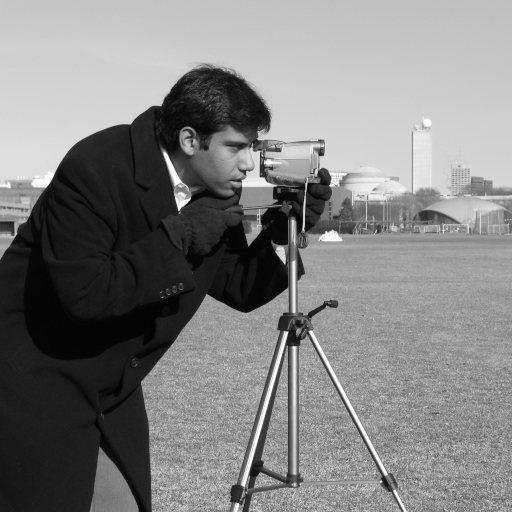
#> input picture skimage.data.camera(), 512 x 512 px
$ python dip_ch04.py
#> lines starting #> are read from the running program, lines starting #| are printed output that depends on the picture; after the words box and inside, x2 and y2 are one past the last pixel; in counts of white or black regions, pixels touching at a corner belong together
"""Figures for DIP Chapter 4 - Filtering in the Frequency Domain.

Run:  .venv/bin/python scripts/figures/dip_ch04.py
Writes PNGs to src/assets/dip/ch04/ only. All inputs are skimage.data images
or synthetic arrays.
"""
from pathlib import Path

import matplotlib

matplotlib.use("Agg")
import matplotlib.pyplot as plt
import numpy as np
from PIL import Image
from skimage import color, data, img_as_float, transform

OUT = Path(__file__).resolve().parents[2] / "src" / "assets" / "dip" / "ch04"
OUT.mkdir(parents=True, exist_ok=True)
plt.rcParams.update({"font.size": 11, "figure.facecolor": "white", "savefig.facecolor": "white"})
DPI = 150


def save(fig, name, gray=False):
    path = OUT / name
    fig.savefig(path, dpi=DPI, bbox_inches="tight")
    plt.close(fig)
    if path.stat().st_size > 700 * 1024:  # keep PNGs small: adaptive 256-colour palette
        im = Image.open(path).convert("RGB")
        if gray:
            im.convert("L").save(path, optimize=True)
            return
        im.quantize(colors=256, method=Image.Quantize.MEDIANCUT).save(path, optimize=True)
    print(f"wrote {path} ({path.stat().st_size / 1024:.0f} KB)")


def log_spectrum(f):
    F = np.fft.fftshift(np.fft.fft2(f))
    return np.log1p(np.abs(F))


def dist_grid(P, Q):
    u = np.arange(P) - P // 2
    v = np.arange(Q) - Q // 2
    V, U = np.meshgrid(v, u)
    return np.sqrt(U**2 + V**2)


def freq_filter(f, H):
    """Centered filter H (same size as f); no padding (used where noted)."""
    F = np.fft.fftshift(np.fft.fft2(f))
    return np.real(np.fft.ifft2(np.fft.ifftshift(F * H)))


def freq_filter_padded(f, Hfun):
    """Full textbook procedure: pad to 2M x 2N, centre, multiply, invert, crop."""
    M, N = f.shape
    P, Q = 2 * M, 2 * N
    fp = np.pad(f, ((0, P - M), (0, Q - N)), mode="reflect")
    F = np.fft.fftshift(np.fft.fft2(fp))
    H = Hfun(dist_grid(P, Q))
    g = np.real(np.fft.ifft2(np.fft.ifftshift(F * H)))
    return g[:M, :N]


camera = img_as_float(data.camera())  # 512 x 512
astro = img_as_float(color.rgb2gray(data.astronaut()))  # 512 x 512
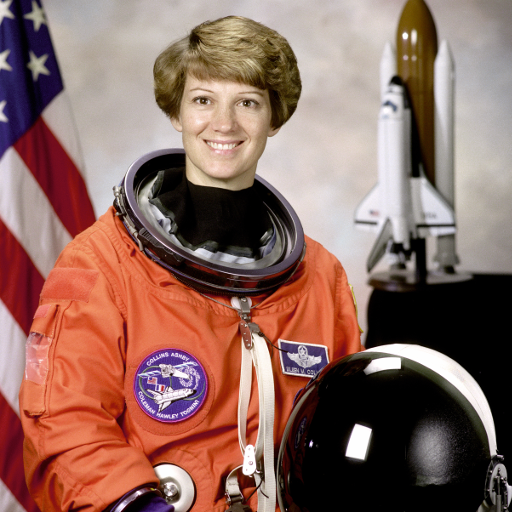
#> input picture skimage.data.astronaut(), 512 x 512 px


# ---------------------------------------------------------------- 1. spectra
def fig_spectra():
    n = 256
    y, x = np.mgrid[0:n, 0:n]
    rect = np.zeros((n, n))
    rect[118:138, 108:148] = 1.0
    rot = transform.rotate(rect, 30, order=0)
    grating = 0.5 + 0.5 * np.cos(2 * np.pi * (x * 8 / n + y * 4 / n))
    gauss = np.exp(-((x - n / 2) ** 2 + (y - n / 2) ** 2) / (2 * 12.0**2))
    shifted = np.roll(np.roll(rect, 60, axis=0), -70, axis=1)
    pats = [("Rectangle", rect), ("Shifted rectangle", shifted), ("Rotated 30 deg", rot),
            ("Cosine grating", grating), ("Gaussian blob", gauss)]
    fig, ax = plt.subplots(2, 5, figsize=(10.5, 4.6))
    for k, (title, p) in enumerate(pats):
        ax[0, k].imshow(p, cmap="gray")
        ax[0, k].set_title(title, fontsize=10)
        S = log_spectrum(p)
        if title == "Cosine grating":  # three isolated spikes: enlarge them so they are visible
            from scipy.ndimage import maximum_filter
            S = maximum_filter(S, size=7)
        ax[1, k].imshow(S, cmap="magma")
        ax[1, k].set_title("log(1+|F|), centred", fontsize=10)
    for a in ax.ravel():
        a.axis("off")
    fig.tight_layout()
    save(fig, "spectra.png")


# ---------------------------------------------------------------- 2. aliasing
def fig_aliasing():
    n = 512
    y, x = np.mgrid[-n // 2:n // 2, -n // 2:n // 2] / n
    zone = 0.5 + 0.5 * np.cos(np.pi * 380 * (x**2 + y**2))  # chirp: frequency grows with radius
    step = 4
    naive = zone[::step, ::step]
    # Gaussian prefilter (sigma ~ step/2) before decimation
    from scipy.ndimage import gaussian_filter
    pre = gaussian_filter(zone, sigma=step / 2.0)[::step, ::step]
    fig, ax = plt.subplots(1, 3, figsize=(10.5, 3.8))
    ax[0].imshow(zone, cmap="gray")
    ax[0].set_title("Zone plate, 512x512")
    ax[1].imshow(naive, cmap="gray", interpolation="nearest")
    ax[1].set_title("Every 4th pixel: aliasing")
    ax[2].imshow(pre, cmap="gray", interpolation="nearest")
    ax[2].set_title("Blur first, then every 4th")
    for a in ax:
        a.axis("off")
    fig.tight_layout()
    save(fig, "aliasing.png")


# ---------------------------------------------------------------- 3. phase swap
def fig_phase_swap():
    A = np.fft.fft2(camera)
    B = np.fft.fft2(astro)
    magA_phB = np.real(np.fft.ifft2(np.abs(A) * np.exp(1j * np.angle(B))))
    magB_phA = np.real(np.fft.ifft2(np.abs(B) * np.exp(1j * np.angle(A))))
    phase_only = np.real(np.fft.ifft2(np.exp(1j * np.angle(A))))
    mag_only = np.fft.fftshift(np.real(np.fft.ifft2(np.abs(A))))
    panels = [("Image A (camera)", camera), ("Image B (astronaut)", astro),
              ("|A| with phase of B", magA_phB), ("|B| with phase of A", magB_phA),
              ("Phase of A only", phase_only), ("|A| only (zero phase)", np.log1p(np.abs(mag_only)))]
    fig, ax = plt.subplots(2, 3, figsize=(9.6, 6.6))
    for a, (t, im) in zip(ax.ravel(), panels):
        lo, hi = np.percentile(im, [1, 99])
        a.imshow(np.clip(im, lo, hi), cmap="gray")
        a.set_title(t, fontsize=11)
        a.axis("off")
#> this loop made 6 passes
#> (t, lo, hi) on passes 1 to 6: ('Image A (camera)', 0.0157, 0.902), ('Image B (astronaut)', 0, 0.973), ('|A| with phase of B', -0.157, 1.02), ('|B| with phase of A', -0.284, 1.02), ('Phase of A only', -0.00568, 0.00609), ('|A| only (zero phase)', 0.144, 0.931)
    fig.tight_layout()
    save(fig, "phase-swap.png", gray=True)
#> call 3 of save, with name = 'phase-swap.png', gray = True
#> in save (call 3), `im = Image.open(path).convert("RGB")`:
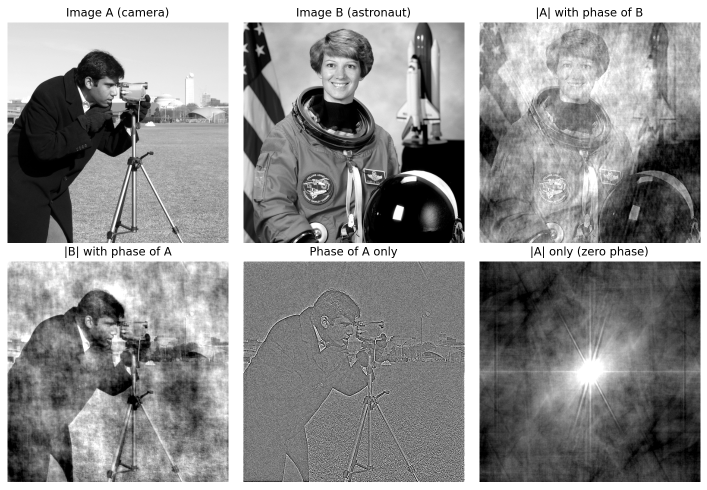
#> im: PIL image 1414x979 RGB (shown at 1/2 size); min 0, max 255, mean 143.5


# ---------------------------------------------------------------- 4. lowpass ringing
def fig_lowpass():
    D0 = 40.0
    filters = {
        "Ideal": lambda D: (D <= D0).astype(float),
        "Butterworth n=2": lambda D: 1.0 / (1.0 + (D / D0) ** 4),
        "Gaussian": lambda D: np.exp(-(D**2) / (2 * D0**2)),
    }
    crop = (slice(60, 300), slice(160, 400))
    fig, ax = plt.subplots(3, 3, figsize=(10.2, 10.2))
    for k, (name, Hf) in enumerate(filters.items()):
        D = dist_grid(512, 512)
        H = Hf(D)
        r = np.arange(0, 120)
        ax[0, k].plot(r, Hf(r.astype(float)), lw=2)
        ax[0, k].set_ylim(-0.05, 1.1)
        ax[0, k].set_xlabel("distance D from centre")
        ax[0, k].set_ylabel("H(D)")
        ax[0, k].set_title(f"{name}, D0={D0:.0f}")
        ax[0, k].grid(alpha=0.3)
        h = np.real(np.fft.fftshift(np.fft.ifft2(np.fft.ifftshift(H))))
        line = h[256, 256 - 40:256 + 41]
        ax[1, k].plot(np.arange(-40, 41), line / line.max(), lw=1.5)
        ax[1, k].axhline(0, color="k", lw=0.6)
        ax[1, k].set_title("spatial kernel h(x, 0), normalised")
        ax[1, k].set_xlabel("x (pixels)")
        ax[1, k].grid(alpha=0.3)
        g = freq_filter_padded(camera, Hf)
        ax[2, k].imshow(np.clip(g[crop], 0, 1), cmap="gray", vmin=0, vmax=1)
        ax[2, k].set_title(f"{name} result (crop)")
        ax[2, k].axis("off")
#> this loop made 3 passes
#> name on passes 1 to 3: 'Ideal', 'Butterworth n=2', 'Gaussian'
#> pass 1, in fig_lowpass, `H = Hf(D)`:
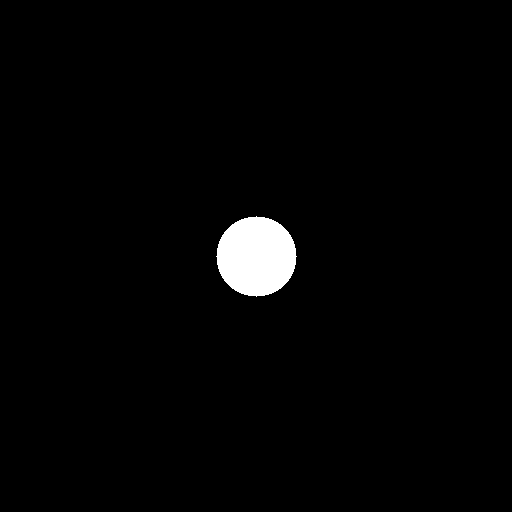
#> H: shape (512, 512) float64; values 0 (black) and 1 (white), 1.9% white; 1 white region, box (x1, y1, x2, y2) and area: (216, 216, 297, 297) 5025
    fig.tight_layout()
    save(fig, "lowpass-ringing.png")


# ---------------------------------------------------------------- 5. highpass family
def fig_highpass():
    D0 = 30.0
    M, N = camera.shape
#> M = 512; N = 512
    ghp = freq_filter_padded(camera, lambda D: 1 - np.exp(-(D**2) / (2 * D0**2)))
#> in freq_filter_padded (call 4), `fp = np.pad(f, ((0, P - M), (0, Q - N)), mode="reflect")`:
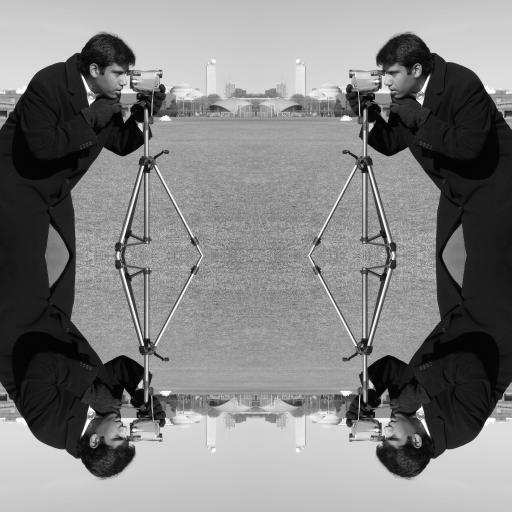
#> fp: shape (1024, 1024) float64 (shown at 1/2 size); min 0, max 1, mean 0.506
    # Laplacian in frequency: H = -4 pi^2 (u^2+v^2)/(P Q-normalised)
    P, Q = 2 * M, 2 * N
#> P = 1024; Q = 1024
    lap = freq_filter_padded(camera, lambda D: -4 * np.pi**2 * (D / P) ** 2)
    lap = lap / np.abs(lap).max()
    sharp = np.clip(camera - lap, 0, 1)
    hfe = freq_filter_padded(camera, lambda D: 0.5 + 1.5 * (1 - np.exp(-(D**2) / (2 * D0**2))))
#> in freq_filter_padded (call 6), `return g[:M, :N]`:
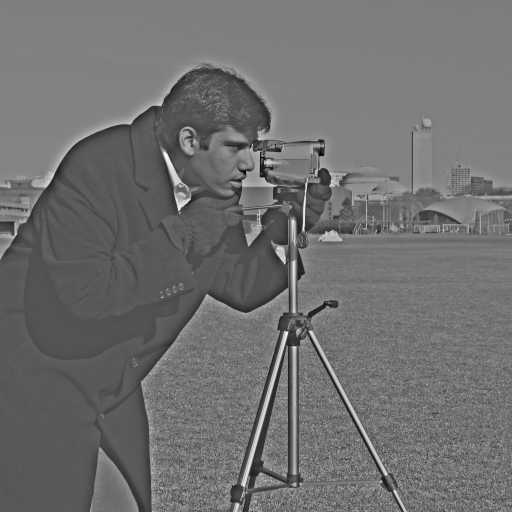
#> returned value: shape (512, 512) float64; min -0.725, max 1.51, mean 0.253; drawn with min black and max white
    panels = [("Gaussian highpass, D0=30", ghp, "sym"),
              ("Laplacian (frequency domain)", lap, "sym"),
              ("f - Laplacian (sharpened)", sharp, "img"),
              ("High-frequency emphasis 0.5+1.5 HP", hfe, "img")]
    fig, ax = plt.subplots(1, 4, figsize=(10.5, 3.2))
    for a, (t, im, mode) in zip(ax, panels):
        if mode == "sym":
            s = np.percentile(np.abs(im), 99)
            a.imshow(im, cmap="gray", vmin=-s, vmax=s)
        else:
            lo, hi = np.percentile(im, [0.5, 99.5])
            a.imshow(np.clip(im, lo, hi), cmap="gray")
        a.set_title(t, fontsize=10)
        a.axis("off")
#> this loop made 4 passes
#> (t, mode, lo, hi) on passes 3 to 4: ('f - Laplacian (sharpened)', 'img', 0, 1), ('High-frequency emphasis 0.5+1.5 HP', 'img', -0.34, 0.984)
#> (t, mode, s) on passes 1 to 2: ('Gaussian highpass, D0=30', 'sym', 0.316), ('Laplacian (frequency domain)', 'sym', 0.323)
    fig.tight_layout()
    save(fig, "highpass.png")


# ---------------------------------------------------------------- 6. homomorphic
def fig_homomorphic():
    M, N = camera.shape
#> M = 512; N = 512
    y, x = np.mgrid[0:M, 0:N]
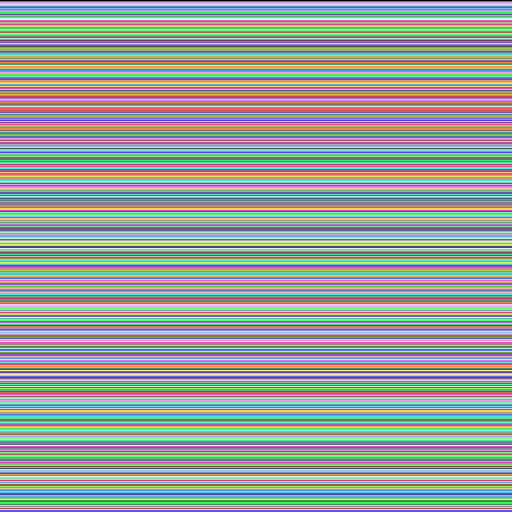
#> y: shape (512, 512) int64; 512 distinct labels, from 0 to 511; one colour per label, 0 black
    illum = 0.15 + 0.85 * np.exp(-((x - 0.85 * N) ** 2 + (y - 0.2 * M) ** 2) / (2 * (0.35 * N) ** 2))
    f = np.clip(camera, 0.02, 1) * illum
    z = np.log(f + 1e-3)
    gL, gH, c, D0 = 0.4, 1.6, 1.0, 20.0
    s = freq_filter_padded(z, lambda D: (gH - gL) * (1 - np.exp(-c * D**2 / D0**2)) + gL)
    g = np.exp(s)
#> g: shape (512, 512) float64
    g = (g - g.min()) / (g.max() - g.min())
    fig, ax = plt.subplots(1, 3, figsize=(10.5, 3.8))
    ax[0].imshow(f, cmap="gray", vmin=0, vmax=1)
    ax[0].set_title("Uneven lighting  f = i * r")
    ax[1].imshow(illum, cmap="gray", vmin=0, vmax=1)
    ax[1].set_title("Illumination i (synthetic)")
    lo, hi = np.percentile(g, [0.5, 99.5])
#> lo = 0.00244; hi = 0.215
    ax[2].imshow(np.clip(g, lo, hi), cmap="gray")
    ax[2].set_title("Homomorphic filtered")
    for a in ax:
        a.axis("off")
    fig.tight_layout()
    save(fig, "homomorphic.png")
#> in save (call 6), `fig.savefig(path, dpi=DPI, bbox_inches="tight")`:
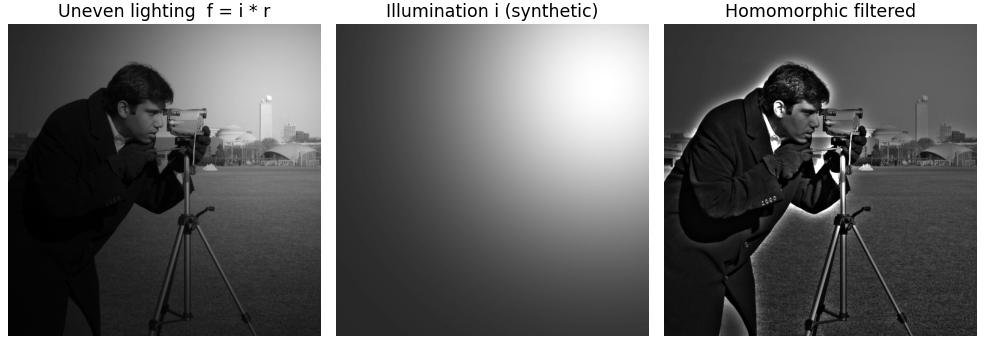
#> figure drawn by matplotlib, 3 panels


# ---------------------------------------------------------------- 7. notch
def fig_notch():
    f = camera
    M, N = f.shape
#> M = 512; N = 512
    y, x = np.mgrid[0:M, 0:N]
    noise = 0.18 * np.cos(2 * np.pi * (40 * x / N + 25 * y / M)) + 0.12 * np.cos(2 * np.pi * (-70 * x / N + 60 * y / M))
    g = f + noise
    G = np.fft.fftshift(np.fft.fft2(g))
    # Gaussian notch reject at each spike (u = row offset, v = column offset) and its mirror
    U, V = np.meshgrid(np.arange(M) - M // 2, np.arange(N) - N // 2, indexing="ij")
    H = np.ones((M, N))
    for (du, dv) in [(25, 40), (60, -70)]:
        for s in (1, -1):
            Dk = np.sqrt((U - s * du) ** 2 + (V - s * dv) ** 2)
            H *= 1 - np.exp(-(Dk**2) / (2 * 4.0**2))
    out = np.real(np.fft.ifft2(np.fft.ifftshift(G * H)))
    fig, ax = plt.subplots(1, 4, figsize=(10.5, 3.0))
    ax[0].imshow(np.clip(g, 0, 1), cmap="gray", vmin=0, vmax=1)
    ax[0].set_title("Image + periodic noise")
    ax[1].imshow(np.log1p(np.abs(G)), cmap="magma")
    ax[1].set_title("Spectrum (spikes circled)")
    for (du, dv) in [(25, 40), (60, -70)]:
        for sgn in (1, -1):
            ax[1].add_patch(plt.Circle((N // 2 + sgn * dv, M // 2 + sgn * du), 14, fill=False, color="cyan", lw=1.5))
    ax[2].imshow(H, cmap="gray")
    ax[2].set_title("Gaussian notch-reject H")
    ax[3].imshow(np.clip(out, 0, 1), cmap="gray", vmin=0, vmax=1)
    ax[3].set_title("Filtered result")
    for a in ax:
        a.axis("off")
    fig.tight_layout()
    save(fig, "notch.png")
    # identical-size pair for the ImageCompare slider
    for name, im in [("notch-before.png", g), ("notch-after.png", out)]:
        Image.fromarray((np.clip(im, 0, 1) * 255).astype(np.uint8)).save(OUT / name, optimize=True)
        print(f"wrote {OUT / name}")
#| wrote src/assets/dip/ch04/notch-before.png


# ---------------------------------------------------------------- 8. wraparound
def fig_wraparound():
    n = 128
    f = np.zeros((n, n))
    f[:, :8] = 1.0  # bright bar touching the left border
    f[40:88, 100:] = 1.0  # block touching the right border
    k = 31
    h = np.zeros((n, n))
    h[:k, :k] = 1.0 / k**2
    h = np.roll(h, (-(k // 2), -(k // 2)), axis=(0, 1))
    circ = np.real(np.fft.ifft2(np.fft.fft2(f) * np.fft.fft2(h)))
    P = 2 * n
    fp = np.zeros((P, P)); fp[:n, :n] = f
    hp = np.zeros((P, P)); hp[:k, :k] = 1.0 / k**2
    lin = np.real(np.fft.ifft2(np.fft.fft2(fp) * np.fft.fft2(hp)))[k // 2:k // 2 + n, k // 2:k // 2 + n]
    fig, ax = plt.subplots(1, 3, figsize=(10, 3.7))
    for a, (t, im) in zip(ax, [("Input (objects touch borders)", f),
                               ("31x31 box via DFT, no padding", circ),
                               ("Same, zero-padded to 2M x 2N", lin)]):
        a.imshow(im, cmap="gray", vmin=0, vmax=1)
        a.set_title(t, fontsize=10)
        a.set_xticks([]); a.set_yticks([])
        for sp in a.spines.values():
            sp.set_color("tab:red"); sp.set_linewidth(1.5)
#> this loop made 3 passes
#> t on passes 1 to 3: 'Input (objects touch borders)', '31x31 box via DFT, no padding', 'Same, zero-padded to 2M x 2N'
    fig.tight_layout()
    save(fig, "wraparound.png")


if __name__ == "__main__":
    fig_spectra()
    fig_aliasing()
    fig_phase_swap()
    fig_lowpass()
    fig_highpass()
    fig_homomorphic()
    fig_notch()
    fig_wraparound()
